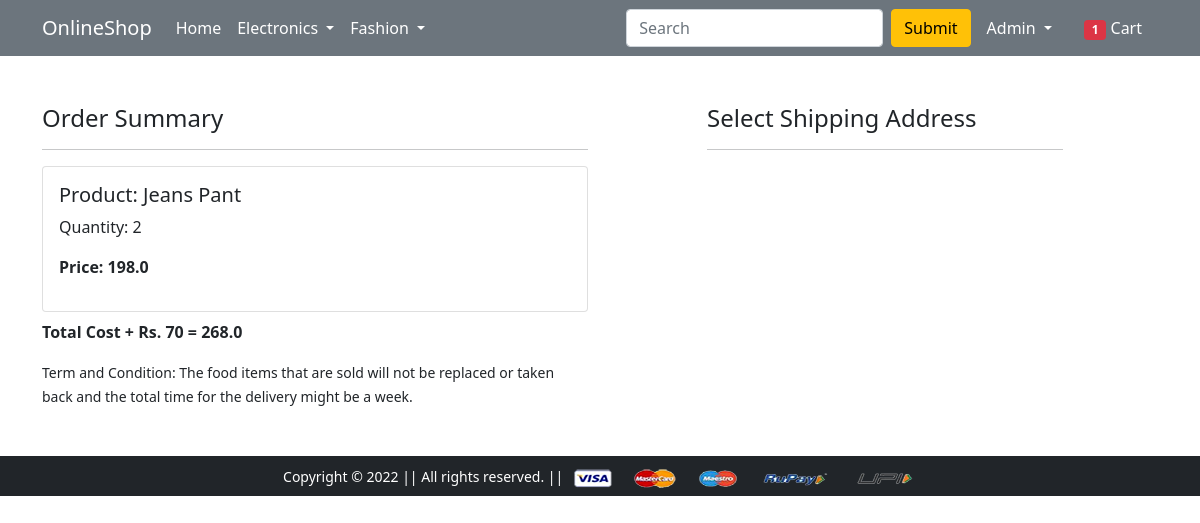
Screenshot of /checkout/ (signed in) with the database file from the repository.
### app/models.py (models this page shows, shortened)
class Cart(models.Model):
	user = models.ForeignKey(User, on_delete=models.CASCADE)
	product = models.ForeignKey(Product, on_delete=models.CASCADE)
	quantity = models.PositiveIntegerField(default=1)
	@property
	def total_cost(self):
		return self.quantity * self.product.discounted_price

class Product(models.Model):
	title = models.CharField(max_length=100)
	selling_price = models.FloatField()
	discounted_price = models.FloatField()
	description = models.TextField()
	brand = models.CharField(max_length=100)
	category = models.CharField(choices = CATEGORY_CHOICES, max_length = 2)
	product_image = models.ImageField(upload_to='productimg')

### app/views.py (the view)
# urls.py: path('checkout/', views.checkout, name='checkout'),
@login_required
def checkout(request):
 totalitem = 0
 if request.user.is_authenticated:
			totalitem = len(Cart.objects.filter(user=request.user))
			user = request.user
			add = Customer.objects.filter(user = user)
			cart_items = Cart.objects.filter(user = user)
			amount = 0.0
			shipping_amount = 70.0
			totalamount = 0.0
			cart_product = [p for p in Cart.objects.all() if p.user == request.user]
			if cart_product:
				for p in cart_product:
					tempamount = (p.quantity * p.product.discounted_price)
					amount += tempamount
					totalamount = amount + shipping_amount
					return render(request, 'app/checkout.html', {'add':add, 'totalamount':totalamount, 'cart_items':cart_items, 'totalitem':totalitem})

### app/templates/app/checkout.html (shortened to what this page needs)
{% extends 'app/base.html' %}
{% load static %}
{% block main-content %}
<div class="container">
 <div class="row mt-5">
  <div class="col-sm-6">
    <h4>Order Summary</h4>
    <hr>
    {% for item in cart_items %}
      <div class="card mb-2">
        <div class="card-body">
          <h5>Product: {{item.product.title}}</h5>
          <p>Quantity: {{item.quantity}}</p>
          <p class="fw-bold">Price: {{item.total_cost}}</p>
        </div>
      </div>
      {% endfor %}
      <p class="fw-bold">Total Cost + Rs. 70 = {{totalamount}}</p>
    <small>Term and Condition: The food items that are sold will not be replaced or taken back and the total time for the delivery might be a week.</small>
  </div>
  <div class="col-sm-4 offset-sm-1">
    <h4>Select Shipping Address</h4>
    <hr>
    </div>
  </div>
</div>
{% endblock main-content %}

### app/templates/app/base.html (shortened to what this page needs)
<!doctype html>
{% load static %}
<html lang="en">
  <head>
    <link href="https://cdn.jsdelivr.net/npm/bootstrap@5.0.0-beta1/dist/css/bootstrap.min.css" rel="stylesheet">
    <link rel="stylesheet" href="{% static 'app/css/owl.carousel.min.css' %}">
    <link rel="stylesheet" href="{% static 'app/css/all.min.css' %}">
    <link rel="stylesheet" href="{% static 'app/css/style.css' %}">
  </head>
  <body>
    <nav class="navbar navbar-expand-lg navbar-dark bg-secondary">
     <div class="container">
       <a class="navbar-brand" href="/">OnlineShop</a>
       <div class="collapse navbar-collapse" id="navbarSupportedContent">
         <ul class="navbar-nav me-auto mb-2 mb-lg-0">
           <li class="nav-item">
             <a class="nav-link active" aria-current="page" href="/">Home</a>
           </li>
           <li class="nav-item dropdown">
             <a class="nav-link dropdown-toggle text-white" href="#" id="electronicsDropdown" role="button" data-bs-toggle="dropdown" aria-expanded="false">
               Electronics
             </a>
           </li>
           <li class="nav-item dropdown">
             <a class="nav-link dropdown-toggle text-white" href="#" id="fashionDropdown" role="button" data-bs-toggle="dropdown" aria-expanded="false">
               Fashion
             </a>
           </li>
         </ul>
         <form class="d-flex">
           <input class="form-control me-2" type="search" placeholder="Search" aria-label="Search">
           <button class="btn btn-warning" type="submit">Submit</button>
         </form>
         <div>
          <ul class="navbar-nav me-auto mb-2 mb-lg-0">
          {% if request.user.is_authenticated %}
           <li class="nav-item dropdown mx-2">
              <a class="nav-link dropdown-toggle text-white" href="#" id="profileDropdown" role="button" data-bs-toggle="dropdown" aria-expanded="false">
                {{request.user.username|capfirst}}
              </a>
            </li>
            <li class="nav-item mx-2">
             <a href="{% url 'showcart' %}" class="nav-link text-white"><span class="badge bg-danger">{{totalitem}}</span> Cart </a>
            </li>
          {% endif %}
          </ul>
         </div>
       </div>
     </div>
    </nav>
    {% block main-content %} {% endblock main-content %}
    <footer class="container-fluid bg-dark text-center p-2 mt-5">
        <small class="text-white">Copyright &copy; 2022 || All rights reserved. || </small>
        <img src="{% static 'app/images/payment.png' %}" alt="" srcset="" class="img-fluid" height="2px">
    </footer>
  </body>
</html>

### rows the page displays
Cart: product "Jeans Pant", quantity "2", total_cost "198.0"

### other values shown
{{ request.user.username|capfirst }} "Admin"
{{ totalitem }} "1"
{{ totalamount }} "268.0"
